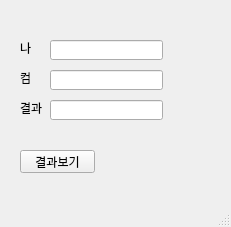
<?xml version="1.0" encoding="UTF-8"?>
<ui version="4.0">
 <class>MainWindow</class>
 <widget class="QMainWindow" name="MainWindow">
  <property name="geometry">
   <rect>
    <x>0</x>
    <y>0</y>
    <width>231</width>
    <height>227</height>
   </rect>
  </property>
  <property name="windowTitle">
   <string>MainWindow</string>
  </property>
  <widget class="QWidget" name="centralwidget">
   <widget class="QPushButton" name="pb">
    <property name="geometry">
     <rect>
      <x>20</x>
      <y>150</y>
      <width>75</width>
      <height>23</height>
     </rect>
    </property>
    <property name="text">
     <string>결과보기</string>
    </property>
   </widget>
   <widget class="QLabel" name="lbl">
    <property name="geometry">
     <rect>
      <x>20</x>
      <y>40</y>
      <width>61</width>
      <height>16</height>
     </rect>
    </property>
    <property name="text">
     <string>나</string>
    </property>
   </widget>
   <widget class="QLabel" name="lbl_2">
    <property name="geometry">
     <rect>
      <x>20</x>
      <y>70</y>
      <width>61</width>
      <height>16</height>
     </rect>
    </property>
    <property name="text">
     <string>컴</string>
    </property>
   </widget>
   <widget class="QLabel" name="lbl_3">
    <property name="geometry">
     <rect>
      <x>20</x>
      <y>100</y>
      <width>61</width>
      <height>16</height>
     </rect>
    </property>
    <property name="text">
     <string>결과</string>
    </property>
   </widget>
   <widget class="QLineEdit" name="le1">
    <property name="geometry">
     <rect>
      <x>50</x>
      <y>40</y>
      <width>113</width>
      <height>20</height>
     </rect>
    </property>
   </widget>
   <widget class="QLineEdit" name="le2">
    <property name="geometry">
     <rect>
      <x>50</x>
      <y>70</y>
      <width>113</width>
      <height>20</height>
     </rect>
    </property>
   </widget>
   <widget class="QLineEdit" name="le3">
    <property name="geometry">
     <rect>
      <x>50</x>
      <y>100</y>
      <width>113</width>
      <height>20</height>
     </rect>
    </property>
   </widget>
  </widget>
  <widget class="QMenuBar" name="menubar">
   <property name="geometry">
    <rect>
     <x>0</x>
     <y>0</y>
     <width>231</width>
     <height>21</height>
    </rect>
   </property>
  </widget>
  <widget class="QStatusBar" name="statusbar"/>
 </widget>
 <resources/>
 <connections/>
</ui>
